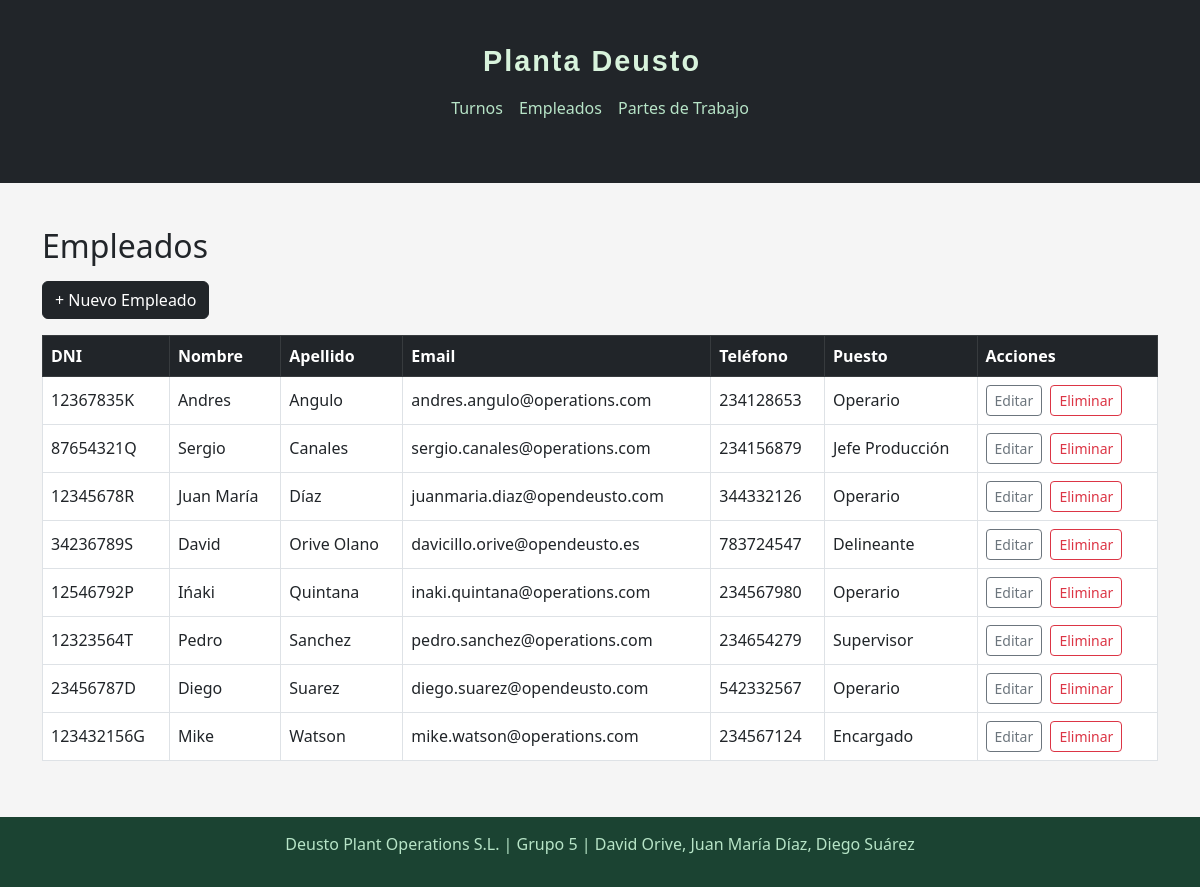
/empleados/, run on an earlier commit of the app's database.
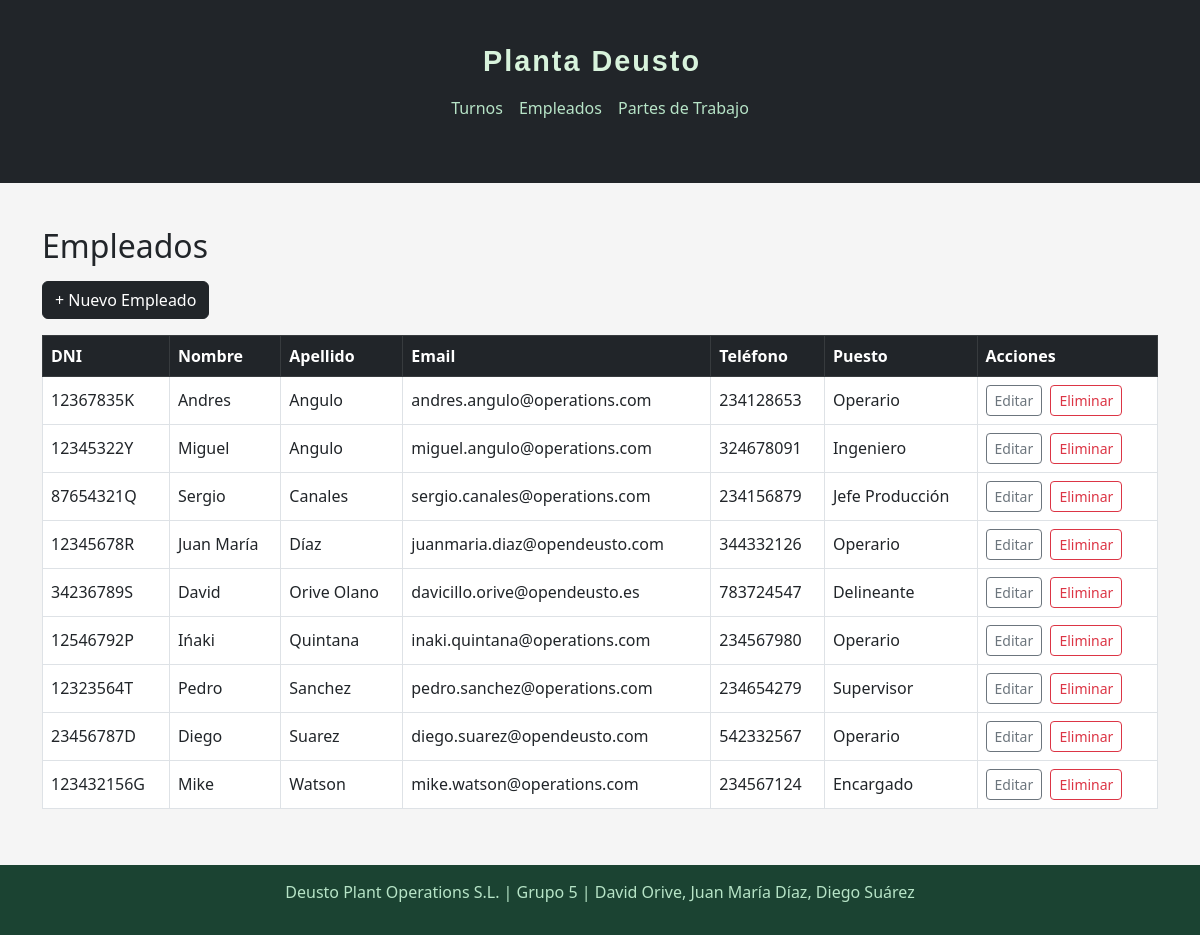
And on a later commit of the database.
### Gestion/models.py (models this page shows, shortened)
class Empleado(models.Model):
    nombre = models.CharField(max_length=100)
    apellido = models.CharField(max_length=100)
    email = models.EmailField(unique=True)
    telefono = models.CharField(max_length=20)
    puesto = models.CharField(max_length=50)
    dni = models.CharField(max_length=20, unique=True)
    codigo_empleado = models.CharField(max_length=10, unique=True)
    direccion = models.CharField(max_length=200)

### Gestion/views.py (the view)
# urls.py: path('empleados/', views.lista_empleados, name='lista_empleados'),
def lista_empleados(request):
    empleados = Empleado.objects.all().order_by('apellido')
    return render(request, 'Gestion/lista_empleados.html', {'empleados': empleados})

### Gestion/templates/Gestion/lista_empleados.html (shortened to what this page needs)
<!DOCTYPE html>
{% load static %}
<html lang="es">
<head>
    <link href="https://cdn.jsdelivr.net/npm/bootstrap@5.3.0/dist/css/bootstrap.min.css" rel="stylesheet">
    <link rel="stylesheet" href="{% static 'Css/Plantilla_unificada.css' %}">
    <link rel="stylesheet" href="{% static 'Css/Css_lista_empleados.css' %}">
</head>
<body>
    <nav class="navbar navbar-dark bg-dark mb-4">
        <div class="container d-flex flex-column align-items-center">
            <a class="navbar-brand" href="/">Planta Deusto</a>
            <ul class="navbar-nav d-flex flex-row gap-3">
                <li class="nav-item"><a class="nav-link" href="/turnos/">Turnos</a></li>
                <li class="nav-item"><a class="nav-link" href="/empleados/">Empleados</a></li>
                <li class="nav-item"><a class="nav-link" href="/partes/">Partes de Trabajo</a></li>
            </ul>
        </div>
    </nav>
    <div class="container">
        <h2>Empleados</h2>
        <a href="{% url 'crear_empleado' %}" class="btn btn-dark">+ Nuevo Empleado</a>
        <table class="table table-bordered table-hover mt-3">
            <thead class="table-dark">
                <tr>
                    <th>DNI</th>
                    <th>Nombre</th>
                    <th>Apellido</th>
                    <th>Email</th>
                    <th>Teléfono</th>
                    <th>Puesto</th>
                    <th>Acciones</th>
                </tr>
            </thead>
            <tbody>
                {% for empleado in empleados %}
                <tr>
                    <td>{{ empleado.dni }}</td>
                    <td>{{ empleado.nombre }}</td>
                    <td>{{ empleado.apellido }}</td>
                    <td>{{ empleado.email }}</td>
                    <td>{{ empleado.telefono }}</td>
                    <td>{{ empleado.puesto }}</td>
                    <td>
                        <a href="{% url 'editar_empleado' empleado.pk %}" class="btn btn-sm btn-outline-secondary">Editar</a>
                        <a href="{% url 'borrar_empleado' empleado.pk %}" class="btn btn-sm btn-outline-danger">Eliminar</a>
                    </td>
                </tr>
                {% empty %}
                <tr>
                    <td colspan="7">No hay empleados.</td>
                </tr>
                {% endfor %}
            </tbody>
        </table>
    </div>
    <footer class="footer">
    <p>Deusto Plant Operations S.L. | Grupo 5 | David Orive, Juan María Díaz, Diego Suárez</p>
    </footer>
</body>
</html>

### Static/Css/Plantilla_unificada.css (style rules this page uses)
.navbar { background-color: #1b4332; padding: 15px 0; }
.navbar-brand { font-family: 'Raleway', sans-serif; color: #d8f3dc; font-size: 1.8rem; font-weight: bold; letter-spacing: 2px; }
.nav-link { color: #b7e4c7; font-size: 1rem; }
.footer { background-color: #1b4332; color: #b7e4c7; text-align: center; padding: 15px 0; margin-top: auto; }
.table thead { background-color: #2d6a4f; color: white; }
body { background-color: #f8f9fa; min-height: 100vh; display: flex; flex-direction: column; }
h2 { color: #1b4332; margin-bottom: 20px; }
.container { margin-top: 20px; flex: 1; }

### Static/Css/Css_lista_empleados.css (style rules this page uses)
body { background-color: #f5f5f5; }
.container { margin-top: 20px; margin-bottom: 40px; }
h2 { color: #212529; margin-bottom: 15px; }
.table thead { background-color: #343a40; color: white; }
.table td, .table th { vertical-align: middle; }
.btn-sm { margin-right: 4px; }

What changed in the data, as far as the page shows it:
added Empleado: dni "12345322Y", nombre "Miguel", apellido "Angulo", email "miguel.angulo@operations.com", telefono "324678091", puesto "Ingeniero"
